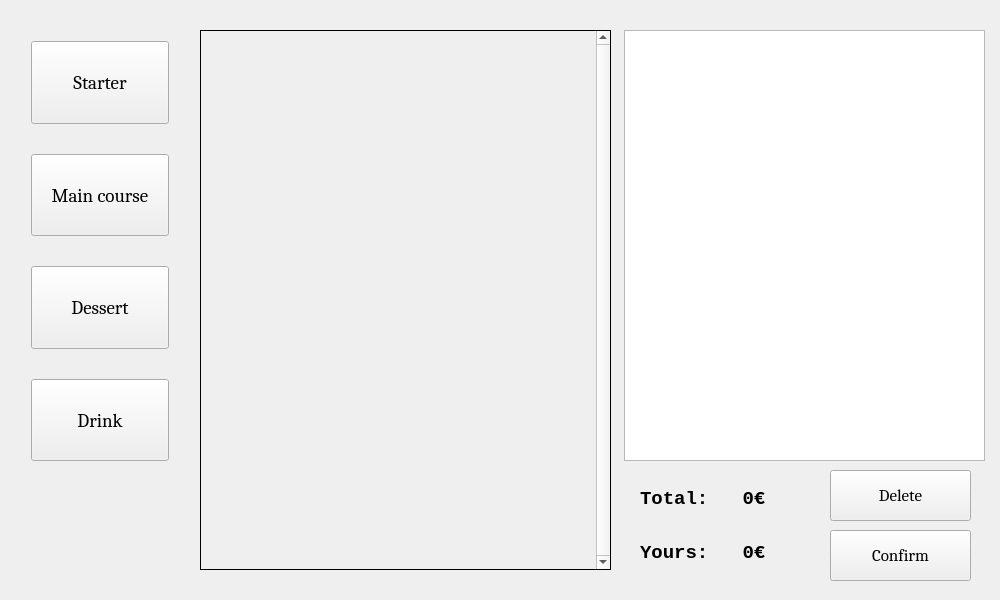
<?xml version="1.0" encoding="UTF-8"?>
<ui version="4.0">
 <class>ClientWidget</class>
 <widget class="QWidget" name="ClientWidget">
  <property name="geometry">
   <rect>
    <x>0</x>
    <y>0</y>
    <width>1000</width>
    <height>600</height>
   </rect>
  </property>
  <property name="windowTitle">
   <string>ClientWidget</string>
  </property>
  <widget class="QScrollArea" name="scrollArea_0">
   <property name="geometry">
    <rect>
     <x>200</x>
     <y>30</y>
     <width>411</width>
     <height>540</height>
    </rect>
   </property>
   <property name="frameShape">
    <enum>QFrame::Box</enum>
   </property>
   <property name="frameShadow">
    <enum>QFrame::Plain</enum>
   </property>
   <property name="verticalScrollBarPolicy">
    <enum>Qt::ScrollBarAlwaysOn</enum>
   </property>
   <property name="horizontalScrollBarPolicy">
    <enum>Qt::ScrollBarAlwaysOff</enum>
   </property>
   <property name="widgetResizable">
    <bool>true</bool>
   </property>
   <property name="alignment">
    <set>Qt::AlignLeading|Qt::AlignLeft|Qt::AlignTop</set>
   </property>
   <widget class="QWidget" name="scrollAreaWidgetContents_0">
    <property name="geometry">
     <rect>
      <x>0</x>
      <y>0</y>
      <width>388</width>
      <height>538</height>
     </rect>
    </property>
    <property name="sizePolicy">
     <sizepolicy hsizetype="Preferred" vsizetype="Preferred">
      <horstretch>0</horstretch>
      <verstretch>0</verstretch>
     </sizepolicy>
    </property>
    <property name="minimumSize">
     <size>
      <width>0</width>
      <height>400</height>
     </size>
    </property>
    <widget class="QWidget" name="verticalLayoutWidget_2">
     <property name="geometry">
      <rect>
       <x>0</x>
       <y>0</y>
       <width>381</width>
       <height>561</height>
      </rect>
     </property>
     <layout class="QVBoxLayout" name="verticalLayout_0">
      <property name="spacing">
       <number>0</number>
      </property>
      <property name="sizeConstraint">
       <enum>QLayout::SetMinimumSize</enum>
      </property>
     </layout>
    </widget>
   </widget>
  </widget>
  <widget class="QWidget" name="verticalLayoutWidget">
   <property name="geometry">
    <rect>
     <x>20</x>
     <y>30</y>
     <width>160</width>
     <height>431</height>
    </rect>
   </property>
   <layout class="QVBoxLayout" name="verticalLayout">
    <property name="spacing">
     <number>30</number>
    </property>
    <property name="bottomMargin">
     <number>0</number>
    </property>
    <item>
     <widget class="QPushButton" name="pushButton_1">
      <property name="sizePolicy">
       <sizepolicy hsizetype="Minimum" vsizetype="Minimum">
        <horstretch>0</horstretch>
        <verstretch>0</verstretch>
       </sizepolicy>
      </property>
      <property name="font">
       <font>
        <family>Cambria</family>
        <pointsize>14</pointsize>
       </font>
      </property>
      <property name="text">
       <string>Starter</string>
      </property>
     </widget>
    </item>
    <item>
     <widget class="QPushButton" name="pushButton_2">
      <property name="sizePolicy">
       <sizepolicy hsizetype="Minimum" vsizetype="Minimum">
        <horstretch>0</horstretch>
        <verstretch>0</verstretch>
       </sizepolicy>
      </property>
      <property name="font">
       <font>
        <family>Cambria</family>
        <pointsize>14</pointsize>
       </font>
      </property>
      <property name="text">
       <string>Main course</string>
      </property>
     </widget>
    </item>
    <item>
     <widget class="QPushButton" name="pushButton_3">
      <property name="sizePolicy">
       <sizepolicy hsizetype="Minimum" vsizetype="Minimum">
        <horstretch>0</horstretch>
        <verstretch>0</verstretch>
       </sizepolicy>
      </property>
      <property name="font">
       <font>
        <family>Cambria</family>
        <pointsize>14</pointsize>
       </font>
      </property>
      <property name="text">
       <string>Dessert</string>
      </property>
     </widget>
    </item>
    <item>
     <widget class="QPushButton" name="pushButton_4">
      <property name="sizePolicy">
       <sizepolicy hsizetype="Minimum" vsizetype="Minimum">
        <horstretch>0</horstretch>
        <verstretch>0</verstretch>
       </sizepolicy>
      </property>
      <property name="font">
       <font>
        <family>Cambria</family>
        <pointsize>14</pointsize>
       </font>
      </property>
      <property name="text">
       <string>Drink</string>
      </property>
     </widget>
    </item>
   </layout>
  </widget>
  <widget class="QScrollArea" name="scrollArea_1">
   <property name="geometry">
    <rect>
     <x>200</x>
     <y>30</y>
     <width>411</width>
     <height>540</height>
    </rect>
   </property>
   <property name="frameShape">
    <enum>QFrame::Box</enum>
   </property>
   <property name="frameShadow">
    <enum>QFrame::Plain</enum>
   </property>
   <property name="verticalScrollBarPolicy">
    <enum>Qt::ScrollBarAlwaysOn</enum>
   </property>
   <property name="horizontalScrollBarPolicy">
    <enum>Qt::ScrollBarAlwaysOff</enum>
   </property>
   <property name="widgetResizable">
    <bool>true</bool>
   </property>
   <property name="alignment">
    <set>Qt::AlignLeading|Qt::AlignLeft|Qt::AlignTop</set>
   </property>
   <widget class="QWidget" name="scrollAreaWidgetContents_1">
    <property name="geometry">
     <rect>
      <x>0</x>
      <y>0</y>
      <width>388</width>
      <height>538</height>
     </rect>
    </property>
    <property name="sizePolicy">
     <sizepolicy hsizetype="Preferred" vsizetype="Preferred">
      <horstretch>0</horstretch>
      <verstretch>0</verstretch>
     </sizepolicy>
    </property>
    <property name="minimumSize">
     <size>
      <width>0</width>
      <height>400</height>
     </size>
    </property>
    <widget class="QWidget" name="verticalLayoutWidget_6">
     <property name="geometry">
      <rect>
       <x>0</x>
       <y>0</y>
       <width>381</width>
       <height>561</height>
      </rect>
     </property>
     <layout class="QVBoxLayout" name="verticalLayout_1">
      <property name="spacing">
       <number>0</number>
      </property>
      <property name="sizeConstraint">
       <enum>QLayout::SetMinimumSize</enum>
      </property>
     </layout>
    </widget>
   </widget>
  </widget>
  <widget class="QScrollArea" name="scrollArea_2">
   <property name="geometry">
    <rect>
     <x>200</x>
     <y>30</y>
     <width>411</width>
     <height>540</height>
    </rect>
   </property>
   <property name="frameShape">
    <enum>QFrame::Box</enum>
   </property>
   <property name="frameShadow">
    <enum>QFrame::Plain</enum>
   </property>
   <property name="verticalScrollBarPolicy">
    <enum>Qt::ScrollBarAlwaysOn</enum>
   </property>
   <property name="horizontalScrollBarPolicy">
    <enum>Qt::ScrollBarAlwaysOff</enum>
   </property>
   <property name="widgetResizable">
    <bool>true</bool>
   </property>
   <property name="alignment">
    <set>Qt::AlignLeading|Qt::AlignLeft|Qt::AlignTop</set>
   </property>
   <widget class="QWidget" name="scrollAreaWidgetContents_2">
    <property name="geometry">
     <rect>
      <x>0</x>
      <y>0</y>
      <width>388</width>
      <height>538</height>
     </rect>
    </property>
    <property name="sizePolicy">
     <sizepolicy hsizetype="Preferred" vsizetype="Preferred">
      <horstretch>0</horstretch>
      <verstretch>0</verstretch>
     </sizepolicy>
    </property>
    <property name="minimumSize">
     <size>
      <width>0</width>
      <height>400</height>
     </size>
    </property>
    <widget class="QWidget" name="verticalLayoutWidget_7">
     <property name="geometry">
      <rect>
       <x>0</x>
       <y>0</y>
       <width>381</width>
       <height>561</height>
      </rect>
     </property>
     <layout class="QVBoxLayout" name="verticalLayout_2">
      <property name="spacing">
       <number>0</number>
      </property>
      <property name="sizeConstraint">
       <enum>QLayout::SetMinimumSize</enum>
      </property>
     </layout>
    </widget>
   </widget>
  </widget>
  <widget class="QScrollArea" name="scrollArea_3">
   <property name="geometry">
    <rect>
     <x>200</x>
     <y>30</y>
     <width>411</width>
     <height>540</height>
    </rect>
   </property>
   <property name="frameShape">
    <enum>QFrame::Box</enum>
   </property>
   <property name="frameShadow">
    <enum>QFrame::Plain</enum>
   </property>
   <property name="verticalScrollBarPolicy">
    <enum>Qt::ScrollBarAlwaysOn</enum>
   </property>
   <property name="horizontalScrollBarPolicy">
    <enum>Qt::ScrollBarAlwaysOff</enum>
   </property>
   <property name="widgetResizable">
    <bool>true</bool>
   </property>
   <property name="alignment">
    <set>Qt::AlignLeading|Qt::AlignLeft|Qt::AlignTop</set>
   </property>
   <widget class="QWidget" name="scrollAreaWidgetContents_3">
    <property name="geometry">
     <rect>
      <x>0</x>
      <y>0</y>
      <width>388</width>
      <height>538</height>
     </rect>
    </property>
    <property name="sizePolicy">
     <sizepolicy hsizetype="Preferred" vsizetype="Preferred">
      <horstretch>0</horstretch>
      <verstretch>0</verstretch>
     </sizepolicy>
    </property>
    <property name="minimumSize">
     <size>
      <width>0</width>
      <height>400</height>
     </size>
    </property>
    <widget class="QWidget" name="verticalLayoutWidget_8">
     <property name="geometry">
      <rect>
       <x>0</x>
       <y>0</y>
       <width>381</width>
       <height>561</height>
      </rect>
     </property>
     <layout class="QVBoxLayout" name="verticalLayout_3">
      <property name="spacing">
       <number>0</number>
      </property>
      <property name="sizeConstraint">
       <enum>QLayout::SetMinimumSize</enum>
      </property>
     </layout>
    </widget>
   </widget>
  </widget>
  <widget class="QListWidget" name="listWidget">
   <property name="geometry">
    <rect>
     <x>624</x>
     <y>30</y>
     <width>361</width>
     <height>431</height>
    </rect>
   </property>
   <property name="font">
    <font>
     <family>Consolas</family>
     <pointsize>12</pointsize>
    </font>
   </property>
  </widget>
  <widget class="QLabel" name="label">
   <property name="geometry">
    <rect>
     <x>0</x>
     <y>490</y>
     <width>201</width>
     <height>71</height>
    </rect>
   </property>
   <property name="font">
    <font>
     <family>Consolas</family>
     <pointsize>11</pointsize>
    </font>
   </property>
   <property name="text">
    <string/>
   </property>
   <property name="alignment">
    <set>Qt::AlignCenter</set>
   </property>
  </widget>
  <widget class="QLabel" name="label_2">
   <property name="geometry">
    <rect>
     <x>640</x>
     <y>478</y>
     <width>141</width>
     <height>41</height>
    </rect>
   </property>
   <property name="font">
    <font>
     <family>Consolas</family>
     <pointsize>14</pointsize>
     <weight>75</weight>
     <bold>true</bold>
    </font>
   </property>
   <property name="text">
    <string>Total:   0€</string>
   </property>
  </widget>
  <widget class="QLabel" name="label_3">
   <property name="geometry">
    <rect>
     <x>640</x>
     <y>532</y>
     <width>141</width>
     <height>41</height>
    </rect>
   </property>
   <property name="font">
    <font>
     <family>Consolas</family>
     <pointsize>14</pointsize>
     <weight>75</weight>
     <bold>true</bold>
    </font>
   </property>
   <property name="text">
    <string>Yours:   0€</string>
   </property>
  </widget>
  <widget class="QPushButton" name="pushButton_delete">
   <property name="geometry">
    <rect>
     <x>830</x>
     <y>470</y>
     <width>141</width>
     <height>51</height>
    </rect>
   </property>
   <property name="font">
    <font>
     <family>Cambria</family>
     <pointsize>13</pointsize>
    </font>
   </property>
   <property name="text">
    <string>Delete</string>
   </property>
  </widget>
  <widget class="QPushButton" name="pushButton_confirm">
   <property name="geometry">
    <rect>
     <x>830</x>
     <y>530</y>
     <width>141</width>
     <height>51</height>
    </rect>
   </property>
   <property name="font">
    <font>
     <family>Cambria</family>
     <pointsize>13</pointsize>
    </font>
   </property>
   <property name="text">
    <string>Confirm</string>
   </property>
  </widget>
 </widget>
 <layoutdefault spacing="6" margin="11"/>
 <resources/>
 <connections/>
</ui>
